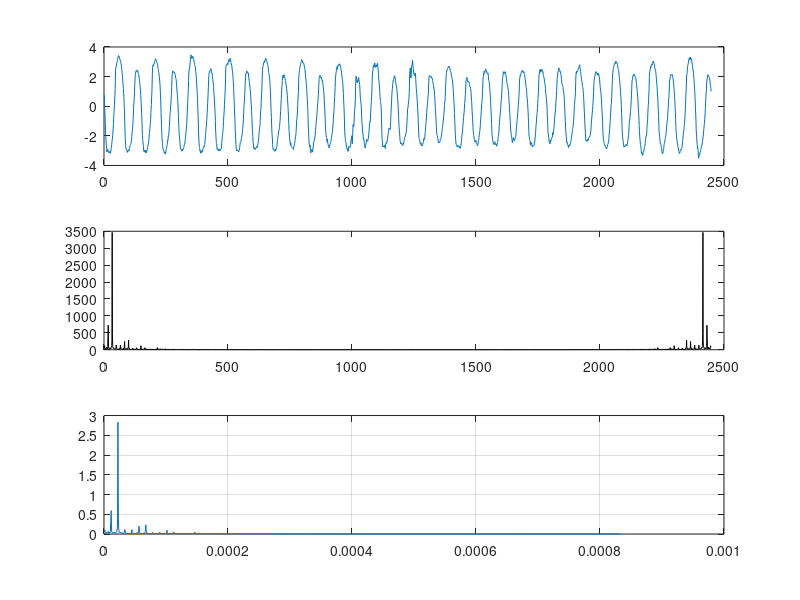

The MATLAB source for this figure:
close all; clear;

%% load tidal current data
%2008 11 24 00 05 00      0.76         261
%2008 11 24 00 15 00      0.32         262

load FPI0901.txt
data = FPI0901;

%% time
time = datenum(data(:,1),data(:,2),data(:,3),data(:,4),data(:,5),data(:,6));
dt_min = 10;
dt = 10*60;

%% current data
speed = data(:,7);
dir = data(:,8);
for i = 1:length(dir)
    if (dir(i) > 180)
        speed(i) = speed(i);
    else
        speed(i) = -speed(i);
    end
end

N = length(speed);

%% zero-padding
%speed=[speed' zeros(4*length(speed),1)'];
%N = length(speed);

%% plot
subplot(3,1,1)
grid
%plot(time-time(1),speed)
plot(speed)
%datetick('x',19)
%xlabel('Elapsed time (days)')

%% compute FFT
Y = fft(speed);
Y_mag=abs(Y);

subplot(3,1,2)
plot([1:N-1],Y_mag(2:end),'k')

%% setup frequency array
df = 1/(N*dt);
f0 = df;
fN = 1/(2*dt);
f = f0:df:fN;

subplot(3,1,3)
plot(f,Y_mag(2:N/2+1)/(N/2))
grid